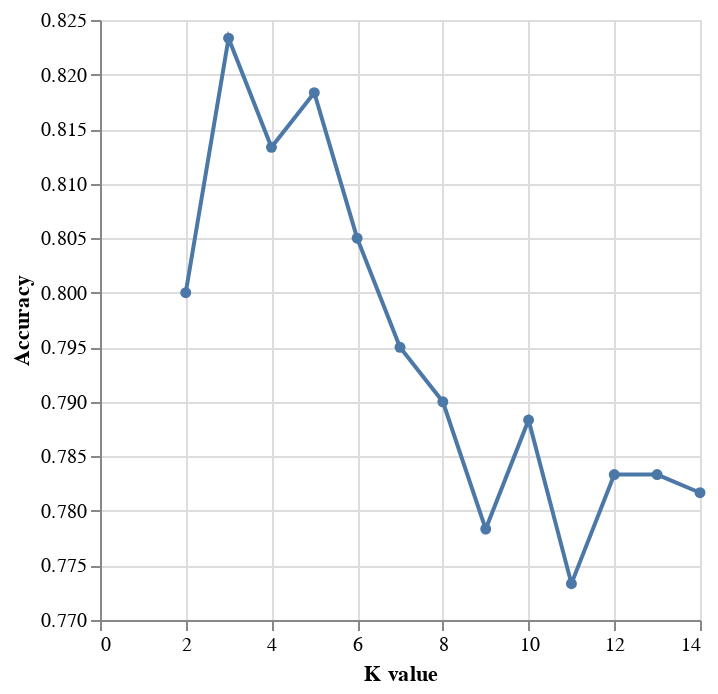

Here is the notebook cell this chart was saved with:
### Code cell
cross_val_plot = alt.Chart(CV_results).mark_line(point=True).encode(
    x=alt.X("param_n_neighbors").title("K value").scale(zero=True),
    y=alt.Y("mean_test_score").title("Accuracy").scale(zero=False)
)

cross_val_plot

### Figure 1 — Vega-Lite specification as saved in the notebook (floating-point values rounded to 4 significant figures)
{"config": {"view": {"continuousWidth": 300, "continuousHeight": 300}}, "data": {"name": "data-14d92cdd9df8c70751c3680cf437b5c6"}, "mark": {"type": "line", "point": true}, "encoding": {"x": {"field": "param_n_neighbors", "scale": {"zero": true}, "title": "K value", "type": "quantitative"}, "y": {"field": "mean_test_score", "scale": {"zero": false}, "title": "Accuracy", "type": "quantitative"}}, "$schema": "https://vega.github.io/schema/vega-lite/v5.8.0.json", "datasets": {"data-14d92cdd9df8c70751c3680cf437b5c6": [{"mean_fit_time": 0.02314, "std_fit_time": 0.03309, "mean_score_time": 0.1186, "std_score_time": 0.06228, "param_n_neighbors": 2, "params": {"n_neighbors": 2}, "split0_test_score": 0.8083, "split1_test_score": 0.825, "split2_test_score": 0.8, "split3_test_score": 0.8167, "split4_test_score": 0.75, "mean_test_score": 0.8, "std_test_score": 0.02635, "rank_test_score": 5, "split0_train_score": 0.9104, "split1_train_score": 0.9125, "split2_train_score": 0.9146, "split3_train_score": 0.9104, "split4_train_score": 0.9104, "mean_train_score": 0.9117, "std_train_score": 0.001667}, {"mean_fit_time": 0.006157, "std_fit_time": 0.000345, "mean_score_time": 0.1355, "std_score_time": 0.09388, "param_n_neighbors": 3, "params": {"n_neighbors": 3}, "split0_test_score": 0.8333, "split1_test_score": 0.8167, "split2_test_score": 0.8333, "split3_test_score": 0.8417, "split4_test_score": 0.7917, "mean_test_score": 0.8233, "std_test_score": 0.0178, "rank_test_score": 1, "split0_train_score": 0.8917, "split1_train_score": 0.8958, "split2_train_score": 0.8854, "split3_train_score": 0.8854, "split4_train_score": 0.8979, "mean_train_score": 0.8912, "std_train_score": 0.005171}, {"mean_fit_time": 0.05518, "std_fit_time": 0.04007, "mean_score_time": 0.05144, "std_score_time": 0.04101, "param_n_neighbors": 4, "params": {"n_neighbors": 4}, "split0_test_score": 0.825, "split1_test_score": 0.8083, "split2_test_score": 0.8, "split3_test_score": 0.8417, "split4_test_score": 0.7917, "mean_test_score": 0.8133, "std_test_score": 0.01795, "rank_test_score": 3, "split0_train_score": 0.8917, "split1_train_score": 0.8917, "split2_train_score": 0.8708, "split3_train_score": 0.8792, "split4_train_score": 0.8771, "mean_train_score": 0.8821, "std_train_score": 0.008292}, {"mean_fit_time": 0.02308, "std_fit_time": 0.03292, "mean_score_time": 0.06459, "std_score_time": 0.03952, "param_n_neighbors": 5, "params": {"n_neighbors": 5}, "split0_test_score": 0.8083, "split1_test_score": 0.8167, "split2_test_score": 0.8333, "split3_test_score": 0.8417, "split4_test_score": 0.7917, "mean_test_score": 0.8183, "std_test_score": 0.0178, "rank_test_score": 2, "split0_train_score": 0.8771, "split1_train_score": 0.8708, "split2_train_score": 0.8708, "split3_train_score": 0.875, "split4_train_score": 0.875, "mean_train_score": 0.8738, "std_train_score": 0.0025}, {"mean_fit_time": 0.02236, "std_fit_time": 0.03262, "mean_score_time": 0.0516, "std_score_time": 0.07314, "param_n_neighbors": 6, "params": {"n_neighbors": 6}, "split0_test_score": 0.8083, "split1_test_score": 0.8083, "split2_test_score": 0.8083, "split3_test_score": 0.8167, "split4_test_score": 0.7833, "mean_test_score": 0.805, "std_test_score": 0.0113, "rank_test_score": 4, "split0_train_score": 0.875, "split1_train_score": 0.8646, "split2_train_score": 0.8708, "split3_train_score": 0.8646, "split4_train_score": 0.8667, "mean_train_score": 0.8683, "std_train_score": 0.00404}, {"mean_fit_time": 0.006843, "std_fit_time": 0.0008249, "mean_score_time": 0.04977, "std_score_time": 0.03698, "param_n_neighbors": 7, "params": {"n_neighbors": 7}, "split0_test_score": 0.775, "split1_test_score": 0.7833, "split2_test_score": 0.825, "split3_test_score": 0.8083, "split4_test_score": 0.7833, "mean_test_score": 0.795, "std_test_score": 0.01871, "rank_test_score": 6, "split0_train_score": 0.8667, "split1_train_score": 0.8667, "split2_train_score": 0.8646, "split3_train_score": 0.85, "split4_train_score": 0.8562, "mean_train_score": 0.8608, "std_train_score": 0.006641}, {"mean_fit_time": 0.006434, "std_fit_time": 0.0002655, "mean_score_time": 0.07882, "std_score_time": 0.06135, "param_n_neighbors": 8, "params": {"n_neighbors": 8}, "split0_test_score": 0.75, "split1_test_score": 0.7833, "split2_test_score": 0.8167, "split3_test_score": 0.8, "split4_test_score": 0.8, "mean_test_score": 0.79, "std_test_score": 0.02261, "rank_test_score": 7, "split0_train_score": 0.8542, "split1_train_score": 0.8521, "split2_train_score": 0.85, "split3_train_score": 0.8354, "split4_train_score": 0.8458, "mean_train_score": 0.8475, "std_train_score": 0.006641}, {"mean_fit_time": 0.0227, "std_fit_time": 0.03334, "mean_score_time": 0.1016, "std_score_time": 0.07729, "param_n_neighbors": 9, "params": {"n_neighbors": 9}, "split0_test_score": 0.7333, "split1_test_score": 0.7583, "split2_test_score": 0.8167, "split3_test_score": 0.7917, "split4_test_score": 0.7917, "mean_test_score": 0.7783, "std_test_score": 0.02915, "rank_test_score": 12, "split0_train_score": 0.8417, "split1_train_score": 0.8438, "split2_train_score": 0.8479, "split3_train_score": 0.8187, "split4_train_score": 0.8375, "mean_train_score": 0.8379, "std_train_score": 0.01016}, {"mean_fit_time": 0.006355, "std_fit_time": 0.0006304, "mean_score_time": 0.1018, "std_score_time": 0.05107, "param_n_neighbors": 10, "params": {"n_neighbors": 10}, "split0_test_score": 0.75, "split1_test_score": 0.775, "split2_test_score": 0.8167, "split3_test_score": 0.8, "split4_test_score": 0.8, "mean_test_score": 0.7883, "std_test_score": 0.02333, "rank_test_score": 8, "split0_train_score": 0.8375, "split1_train_score": 0.8396, "split2_train_score": 0.8396, "split3_train_score": 0.8208, "split4_train_score": 0.8396, "mean_train_score": 0.8354, "std_train_score": 0.007336}, {"mean_fit_time": 0.00647, "std_fit_time": 0.0002897, "mean_score_time": 0.1159, "std_score_time": 0.0899, "param_n_neighbors": 11, "params": {"n_neighbors": 11}, "split0_test_score": 0.75, "split1_test_score": 0.7417, "split2_test_score": 0.8, "split3_test_score": 0.7917, "split4_test_score": 0.7833, "mean_test_score": 0.7733, "std_test_score": 0.02321, "rank_test_score": 13, "split0_train_score": 0.8292, "split1_train_score": 0.8417, "split2_train_score": 0.8396, "split3_train_score": 0.8146, "split4_train_score": 0.8396, "mean_train_score": 0.8329, "std_train_score": 0.01016}, {"mean_fit_time": 0.006556, "std_fit_time": 0.0004461, "mean_score_time": 0.04605, "std_score_time": 0.03649, "param_n_neighbors": 12, "params": {"n_neighbors": 12}, "split0_test_score": 0.7833, "split1_test_score": 0.7417, "split2_test_score": 0.8083, "split3_test_score": 0.8, "split4_test_score": 0.7833, "mean_test_score": 0.7833, "std_test_score": 0.02297, "rank_test_score": 9, "split0_train_score": 0.825, "split1_train_score": 0.8396, "split2_train_score": 0.8292, "split3_train_score": 0.8167, "split4_train_score": 0.8292, "mean_train_score": 0.8279, "std_train_score": 0.007407}, {"mean_fit_time": 0.02265, "std_fit_time": 0.0325, "mean_score_time": 0.05298, "std_score_time": 0.04478, "param_n_neighbors": 13, "params": {"n_neighbors": 13}, "split0_test_score": 0.7667, "split1_test_score": 0.75, "split2_test_score": 0.8, "split3_test_score": 0.8, "split4_test_score": 0.8, "mean_test_score": 0.7833, "std_test_score": 0.02108, "rank_test_score": 9, "split0_train_score": 0.8229, "split1_train_score": 0.8292, "split2_train_score": 0.8187, "split3_train_score": 0.8104, "split4_train_score": 0.825, "mean_train_score": 0.8213, "std_train_score": 0.006374}, {"mean_fit_time": 0.02303, "std_fit_time": 0.03249, "mean_score_time": 0.1771, "std_score_time": 0.04013, "param_n_neighbors": 14, "params": {"n_neighbors": 14}, "split0_test_score": 0.7583, "split1_test_score": 0.7417, "split2_test_score": 0.8, "split3_test_score": 0.8083, "split4_test_score": 0.8, "mean_test_score": 0.7817, "std_test_score": 0.02656, "rank_test_score": 11, "split0_train_score": 0.8125, "split1_train_score": 0.8313, "split2_train_score": 0.8208, "split3_train_score": 0.8063, "split4_train_score": 0.8104, "mean_train_score": 0.8162, "std_train_score": 0.008878}]}}
